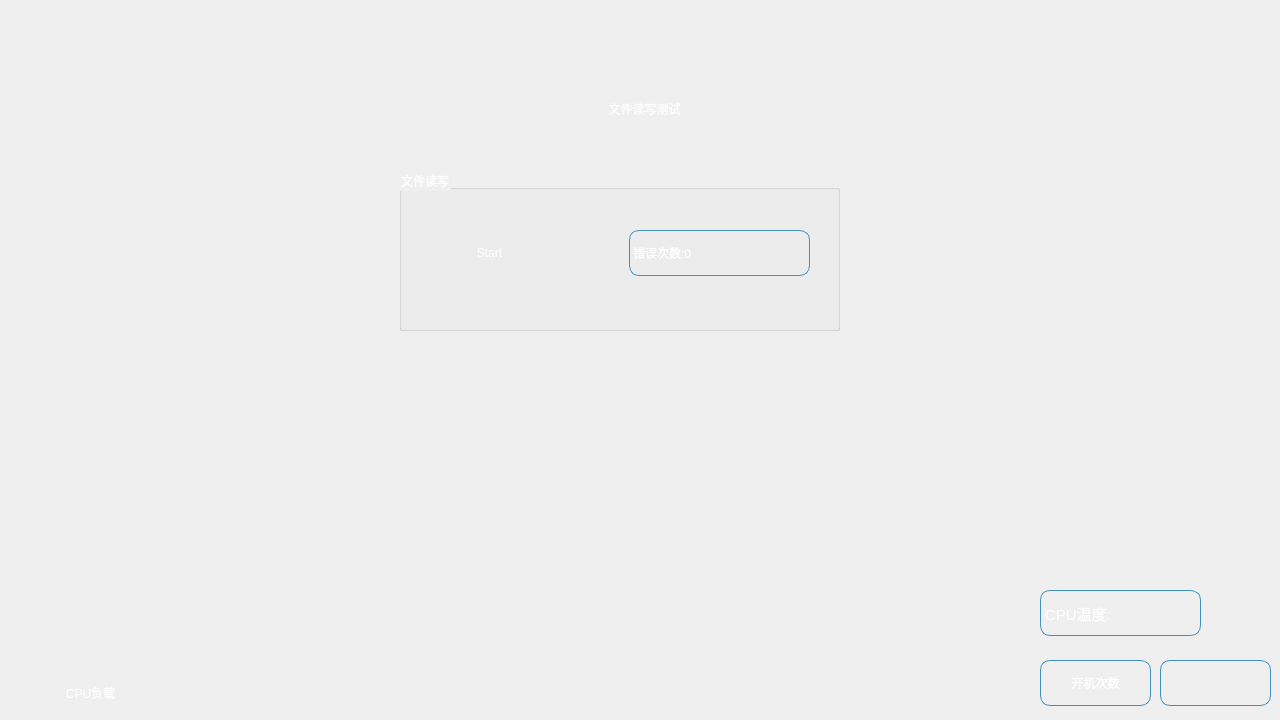
<?xml version="1.0" encoding="UTF-8"?>
<ui version="4.0">
 <class>FileRw</class>
 <widget class="QWidget" name="FileRw">
  <property name="geometry">
   <rect>
    <x>0</x>
    <y>0</y>
    <width>1280</width>
    <height>720</height>
   </rect>
  </property>
  <property name="windowTitle">
   <string>Form</string>
  </property>
  <property name="styleSheet">
   <string notr="true">background-image: url(:/image/main_menu/background2.png);</string>
  </property>
  <widget class="QPushButton" name="closeBtn">
   <property name="geometry">
    <rect>
     <x>43</x>
     <y>80</y>
     <width>116</width>
     <height>58</height>
    </rect>
   </property>
   <property name="minimumSize">
    <size>
     <width>116</width>
     <height>58</height>
    </size>
   </property>
   <property name="maximumSize">
    <size>
     <width>116</width>
     <height>58</height>
    </size>
   </property>
   <property name="styleSheet">
    <string notr="true">background:transparent;outline:none;border:0px;
background-image: url(:/image/FM/close_btn.png);</string>
   </property>
   <property name="text">
    <string/>
   </property>
  </widget>
  <widget class="QLabel" name="label_15">
   <property name="geometry">
    <rect>
     <x>1183</x>
     <y>20</y>
     <width>15</width>
     <height>22</height>
    </rect>
   </property>
   <property name="styleSheet">
    <string notr="true">background:transparent;
background-image: url(:/image/main_menu/bt_down.png);</string>
   </property>
   <property name="text">
    <string/>
   </property>
  </widget>
  <widget class="QLabel" name="label_13">
   <property name="geometry">
    <rect>
     <x>1223</x>
     <y>20</y>
     <width>21</width>
     <height>22</height>
    </rect>
   </property>
   <property name="styleSheet">
    <string notr="true">background:transparent;
background-image: url(:/image/main_menu/4g.png);</string>
   </property>
   <property name="text">
    <string/>
   </property>
  </widget>
  <widget class="QLabel" name="label_11">
   <property name="geometry">
    <rect>
     <x>220</x>
     <y>80</y>
     <width>849</width>
     <height>58</height>
    </rect>
   </property>
   <property name="styleSheet">
    <string notr="true">background:transparent;
color: rgb(255, 255, 255);
background-image: url(:/image/FM/biaoti.png);</string>
   </property>
   <property name="text">
    <string>文件读写测试</string>
   </property>
   <property name="alignment">
    <set>Qt::AlignCenter</set>
   </property>
  </widget>
  <widget class="QLabel" name="label_14">
   <property name="geometry">
    <rect>
     <x>1123</x>
     <y>20</y>
     <width>32</width>
     <height>23</height>
    </rect>
   </property>
   <property name="styleSheet">
    <string notr="true">background:transparent;
background-image: url(:/image/main_menu/WIFI.png);</string>
   </property>
   <property name="text">
    <string/>
   </property>
  </widget>
  <widget class="QLabel" name="time_dis_lab">
   <property name="geometry">
    <rect>
     <x>3</x>
     <y>0</y>
     <width>211</width>
     <height>61</height>
    </rect>
   </property>
   <property name="font">
    <font>
     <family>Ubuntu Mono</family>
     <pointsize>8</pointsize>
     <weight>75</weight>
     <italic>false</italic>
     <bold>true</bold>
    </font>
   </property>
   <property name="styleSheet">
    <string notr="true">background:transparent;
color: rgb(255, 255, 255);</string>
   </property>
   <property name="text">
    <string/>
   </property>
   <property name="alignment">
    <set>Qt::AlignCenter</set>
   </property>
  </widget>
  <widget class="QLabel" name="restart_lab">
   <property name="geometry">
    <rect>
     <x>1160</x>
     <y>660</y>
     <width>111</width>
     <height>46</height>
    </rect>
   </property>
   <property name="styleSheet">
    <string notr="true">border:1px solid #4091BF;border-radius:10px;
color: rgb(255, 255, 255);</string>
   </property>
   <property name="frameShape">
    <enum>QFrame::Box</enum>
   </property>
   <property name="text">
    <string/>
   </property>
  </widget>
  <widget class="QLabel" name="label_3">
   <property name="geometry">
    <rect>
     <x>1040</x>
     <y>660</y>
     <width>111</width>
     <height>46</height>
    </rect>
   </property>
   <property name="styleSheet">
    <string notr="true">border:1px solid #4091BF;border-radius:10px;
color: rgb(255, 255, 255);</string>
   </property>
   <property name="text">
    <string>开机次数</string>
   </property>
   <property name="alignment">
    <set>Qt::AlignCenter</set>
   </property>
  </widget>
  <widget class="QPushButton" name="Cpu_Btn">
   <property name="geometry">
    <rect>
     <x>10</x>
     <y>670</y>
     <width>161</width>
     <height>46</height>
    </rect>
   </property>
   <property name="styleSheet">
    <string notr="true">background:transparent;outline:none;border:0px;
background-image: url(:/image/BT/btn_img.png);
color: rgb(255, 255, 255);</string>
   </property>
   <property name="text">
    <string>CPU负载</string>
   </property>
  </widget>
  <widget class="QLabel" name="cpu_tem">
   <property name="geometry">
    <rect>
     <x>1040</x>
     <y>590</y>
     <width>161</width>
     <height>46</height>
    </rect>
   </property>
   <property name="font">
    <font>
     <pointsize>11</pointsize>
    </font>
   </property>
   <property name="styleSheet">
    <string notr="true">border:1px solid #4091BF;border-radius:10px;
color: rgb(255, 255, 255);</string>
   </property>
   <property name="frameShape">
    <enum>QFrame::Box</enum>
   </property>
   <property name="text">
    <string>CPU温度:</string>
   </property>
  </widget>
  <widget class="QGroupBox" name="groupBox">
   <property name="geometry">
    <rect>
     <x>399</x>
     <y>170</y>
     <width>441</width>
     <height>161</height>
    </rect>
   </property>
   <property name="styleSheet">
    <string notr="true">color: rgb(255, 255, 255);</string>
   </property>
   <property name="title">
    <string>文件读写</string>
   </property>
   <widget class="QLabel" name="file_error_lab">
    <property name="geometry">
     <rect>
      <x>230</x>
      <y>60</y>
      <width>181</width>
      <height>46</height>
     </rect>
    </property>
    <property name="font">
     <font>
      <pointsize>9</pointsize>
     </font>
    </property>
    <property name="styleSheet">
     <string notr="true">border:1px solid #4091BF;border-radius:10px;
color: rgb(255, 255, 255);</string>
    </property>
    <property name="frameShape">
     <enum>QFrame::Box</enum>
    </property>
    <property name="text">
     <string>错误次数:0</string>
    </property>
   </widget>
   <widget class="QPushButton" name="file_rw_Btn">
    <property name="geometry">
     <rect>
      <x>10</x>
      <y>60</y>
      <width>161</width>
      <height>46</height>
     </rect>
    </property>
    <property name="styleSheet">
     <string notr="true">background:transparent;outline:none;border:0px;
background-image: url(:/image/BT/btn_img.png);
color: rgb(255, 255, 255);</string>
    </property>
    <property name="text">
     <string>Start</string>
    </property>
   </widget>
  </widget>
 </widget>
 <resources/>
 <connections/>
</ui>
